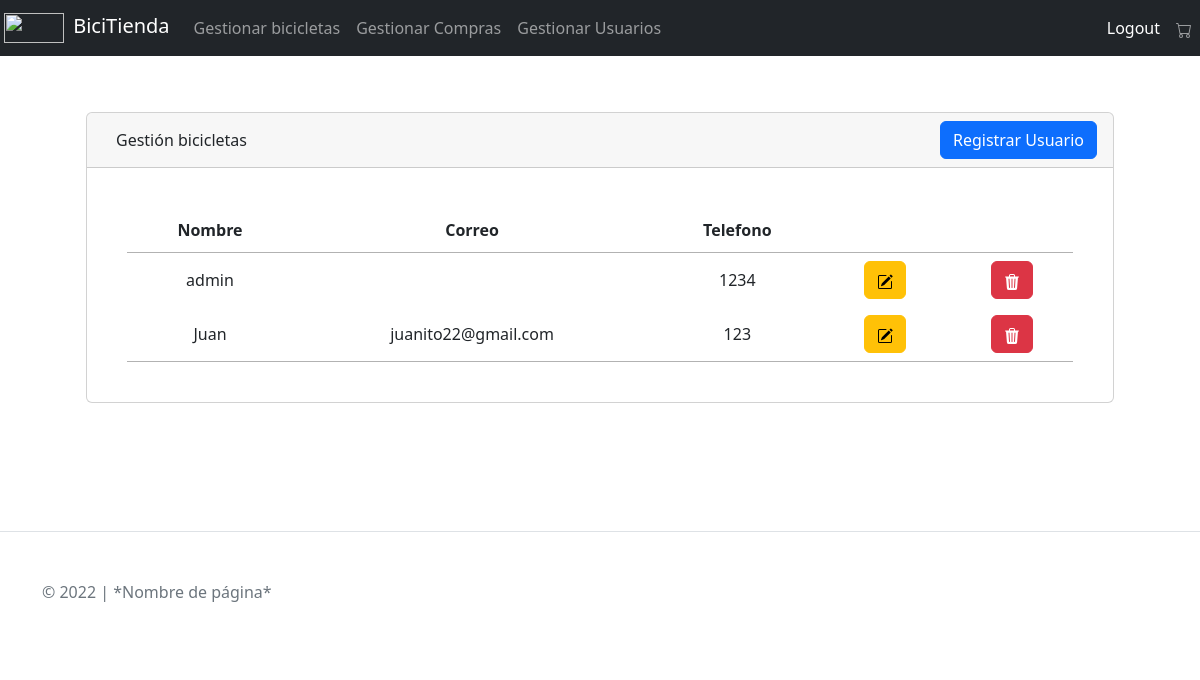
The app's page /UserDataQuery.php (signed in) with its own data.
### tables this page shows
CREATE TABLE `usuarios` (
  `id_Usuario` int(11) NOT NULL,
  `nom_User` varchar(20) NOT NULL,
  `contra` varchar(20) NOT NULL,
  `nombre_usuario` varchar(20) NOT NULL,
  `apel_User` varchar(50) NOT NULL,
  `correo_User` varchar(50) NOT NULL,
  `telefono_User` int(11) NOT NULL,
  `rol_id` int(11) NOT NULL
);

### UserDataQuery.php (the view, shortened to what this page needs)
<?php
require('include/conexionDB.php');
?>
<!DOCTYPE html>
<html>
<head>
    <link href="https://cdn.jsdelivr.net/npm/bootstrap@5.2.0-beta1/dist/css/bootstrap.min.css" rel="stylesheet"
>
    <link href="https://cdn.datatables.net/1.12.1/css/jquery.dataTables.min.css" rel="stylesheet">
</head>
<?php
    include "./include/navbar.php";
    ?>
<div class="container p-5">
    <div class="d-flex bd-highlight">
        <div class="p-2 w-100 bd-highlight">
            <div class="card">
                <div class="card-header">
                    <a class="btn btn-default" href="#" disabled>Gestión bicicletas</a>
                    <div class="btn-group float-end" role="group" aria-label="Basic example">
                        <a class="btn btn-primary" href="UserAdd.php">Registrar Usuario</a>
                    </div>
                </div>
                <div class="card-body">
                    <div class="p-4">
                        <table class="table table-borderless" id="bicicletasTable">
                            <thead>
                                <tr>
                                    <th scope="col" class='text-center'>Nombre</th>
                                    <th scope="col" class='text-center'>Correo</th>
                                    <th scope="col" class="text-center">Telefono</th>
                                    <th scope="col" class="text-center"></th>
                                </tr>
                            </thead>
                            <tbody>
                                <tr>
                                    <?php
                                        $resultado = $conexion->query("select id_Usuario, nom_User, contra, nombre_usuario, apel_User, correo_User, telefono_User, rol_id from usuarios");
                                        $datos = $resultado->fetch_assoc();
                                        while ($datos != null) {
                                            echo "<td class='text-center align-middle'>{$datos['nom_User']}</td>";
                                            echo "<td class='text-center align-middle'>{$datos['correo_User']}</td>";
                                            echo "<td class='text-center align-middle'>{$datos['telefono_User']}</td>";
                                            echo '<td class="text-center align-middle">';
                                            echo '    <div class="row">';
                                            echo '        <div class="col-6">';
                                            echo "           <a class='btn btn-warning' href='UserDataUpdate.php?id={$datos['id_Usuario']}'>";
                                            echo '            </a>';
                                            echo '        </div>';
                                            echo '       <div class="col-6">';
                                            echo "            <a href='UserShowPerson.php?id={$datos['id_Usuario']}'";
                                            echo '            <button type="button" class="btn btn-danger"';
                                            echo '                data-bs-target="#example_modal">';
                                            echo "               </a>";
                                            echo '        </div>';
                                            echo '    </div>';
                                            echo '<tr>';
                                            $datos = $resultado->fetch_assoc();
                                        }
                                        ?>
                                </tr>
                            </tbody>
                        </table>
                    </div>
                </div>
            </div>
        </div>
    </div>
</div>
<div class='mt-auto'>
    <br>
    <br>
    <br>
    <footer class="border-top footer text-muted">
        <br>
        <br>
        <div class="container">
            &copy; 2022 | *Nombre de página*
        </div>
        <br>
        <br>
    </footer>
</div>
</body>
</html>

### records on screen
usuarios: nom_User "admin", telefono_User "1234"
usuarios: nom_User "Juan", correo_User "juanito22@gmail.com", telefono_User "123"
